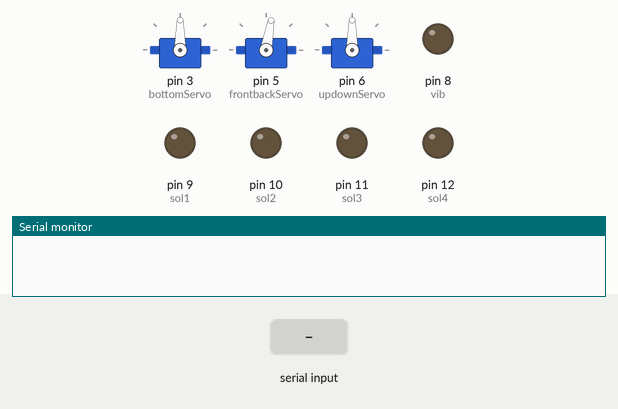
Recording of a sketch running on a simulated Arduino Uno, built with avr-gcc and run on an emulated ATmega328P. Shown: 3 × servo, output pins drawn as LEDs (lit = HIGH), the last lines printed to the serial monitor. The test bench sets the inputs (shaded band).

Above: at 1.2 s.
1.3 s: "e90\n" received over Serial
At 4.2 s:
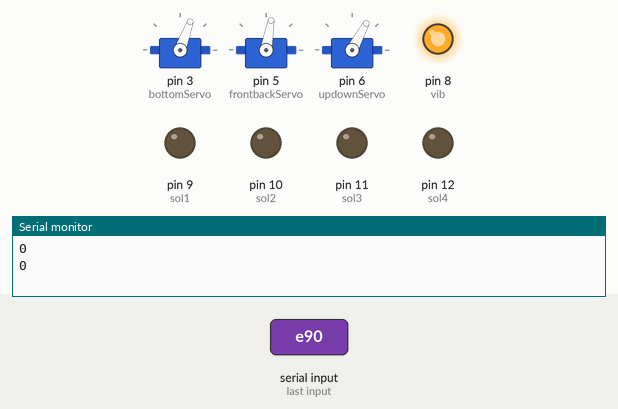
At 4.8 s:
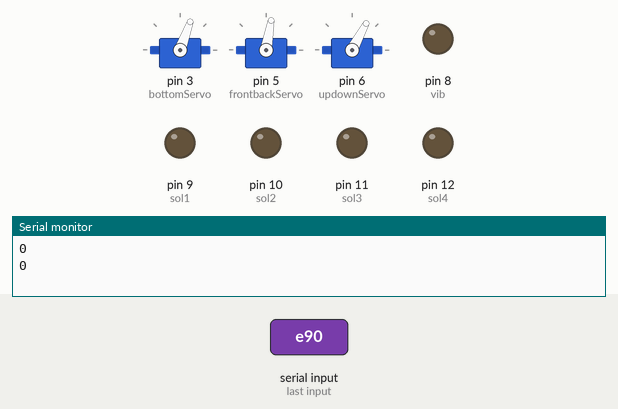
Timing chart, 0 to 6.3 s (numbered marks = the images above; inputs shaded):
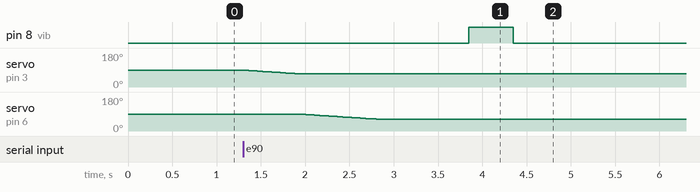

The sketch:

foxSugarAdjustment.ino
```cpp
#include <VarSpeedServo.h>

VarSpeedServo bottomServo;
VarSpeedServo frontbackServo;
VarSpeedServo updownServo;

#define vib 8
#define sol1 9
#define sol2 10
#define sol3 11
#define sol4 12

char inputKey;  //キーボード入力用の変数
char buf[20];   //Serial通信用バッファの変数
int candyColor;   //砂糖の色(0~3の4通り、0:white,1:red,2:green,3.blue)
int solKnockCount;   //solKnock()でSolenoidが叩く回数
int j = 0;    //Serial通信用のバッファ数

//キャリブレーション用数値
int cali0 = 3.0;
int cali1 = 3.0;
int cali2 = 1.3;
int cali3 = 1.7;

void setup() {
  //RobotArmのServoのピン番号指定
  bottomServo.attach(3);
  frontbackServo.attach(5);
  updownServo.attach(6);

  //frontbackServoは角度固定のためsetup内で角度指定
  frontbackServo.write(80);
  frontbackServo.wait();

  //SolenoidとVibrationのピン設定
  pinMode(vib, OUTPUT);
  pinMode(sol1, OUTPUT);
  pinMode(sol2, OUTPUT);
  pinMode(sol3, OUTPUT);
  pinMode(sol4, OUTPUT);

  Serial.begin(9600);
//  moveWaitPos();
}

void loop() {
  if (Serial.available()) {
    buf[j] = Serial.read();
    if (buf[j] == 'e') {
      buf[j] = '\0';

      candyColor = atoi(strtok(buf, ","));
      solKnockCount = atoi(strtok(NULL, ","));

      Serial.println(candyColor);
      Serial.println(solKnockCount);

      switch (candyColor) {
        case 0 :
          moveFillPos();
          delay(1000);
          solKnockCount = solKnockCount*cali0;
          solKnock(9);
          delay(3000);
//          moveWaitPos();
          break;
        case 1 :
          moveFillPos();
          delay(1000);
          solKnockCount = solKnockCount*cali1;
          solKnock(10);
          delay(3000);
//          moveWaitPos();
          break;
        case 2 :
          moveFillPos();
          delay(1000);
          solKnockCount = solKnockCount*cali2;
          solKnock(11);
          delay(3000);
//          moveWaitPos();
          break;
        case 3 :
          moveFillPos();
          delay(1000);
          solKnock(12);
          solKnockCount = solKnockCount*cali3;
          delay(3000);
//          moveWaitPos();
          break;
        default:
          break;
      }
      j = 0;
    }
    else {
      j++;
    }
  }
}

//WaitPositionに戻る関数
void moveWaitPos() {
  updownServo.write(40, 20, true);
  bottomServo.write(0, 20, true);
  bottomServo.wait();
  updownServo.wait();
}

//砂糖FillPositionに戻る関数
void moveFillPos() {
  bottomServo.write(70, 20, true);
  updownServo.write(62, 20, true);
  bottomServo.wait();
  updownServo.wait();
}

//SolenoidとVibrationで砂糖を送り出す関数
void solKnock(int x) {
  digitalWrite(vib, HIGH);  //Vibration回転開始
  delay(500);   //Vibrationに電流を流してから振動し始めるまでの待ち時間
  for (int i = 0; i < solKnockCount; i++) {
    digitalWrite(x, HIGH);
    delay(200);
    digitalWrite(x, LOW);
    delay(10);
  }
  digitalWrite(vib, LOW);   //Vibration回転終了
}


////WaitPositionに戻る関数
//void moveWaitPos() {
//  updownServo.write(40, 20, true);
//  bottomServo.write(50, 20, true);
//  bottomServo.wait();
//  updownServo.wait();
//}
//
////砂糖FillPositionに戻る関数
//void moveFillPos() {
//  updownServo.write(45, 20, true);
//  bottomServo.write(95, 20, true);
//  bottomServo.wait();
//  updownServo.wait();
//}
```

Measured:
- after the input at 1.3 s, pin 8 (vib): LOW → HIGH after 2.5 s, → LOW 0.50 s later; servo on pin 3 (bottomServo): moves from 90° to 70° over 0.58 s, starting at once; servo on pin 6 (updownServo): moves from 90° to 62° over 0.88 s, starting after 0.66 s
